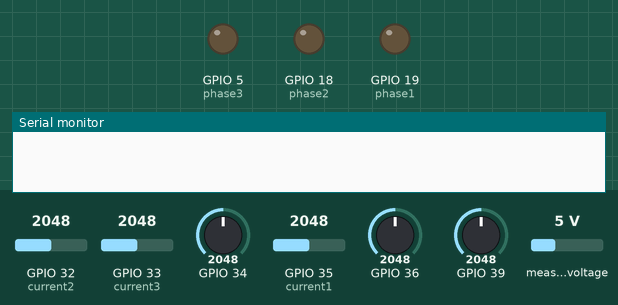
The sketch below on a simulated ESP32. Parts: output pins drawn as LEDs (lit = HIGH), the last lines printed to the serial monitor. The test bench sets the inputs (shaded band); at power-on: GPIO 32 (current2) = 2048, GPIO 33 (current3) = 2048, GPIO 34 = 2048, GPIO 35 (current1) = 2048, GPIO 36 = 2048, GPIO 39 = 2048, measured voltage 5 V. WiFi joins after 1.5 s; servers stay silent unless stated.

Above: at 0.0 s.
At 2.2 s:
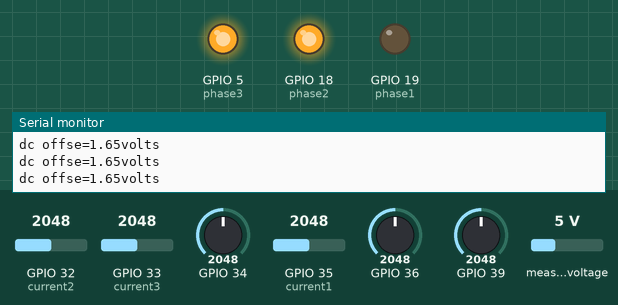
Timing chart, 0 to 3.7 s (numbered marks = the images above):
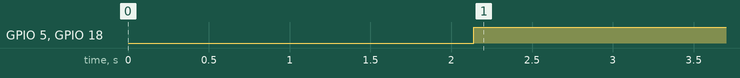

The sketch:

IOT3PHASE.ino
```cpp
#define BLYNK_PRINT Serial
#define phase1 19
#define phase2 18
#define phase3 5
#include <BlynkSimpleEsp32.h>
char auth[] = "fP0OSR_wtQMyXuQv7cCuWx7rvhgjutKp";  //Enter your Blynk Auth token
char ssid[] = "111111"; //Enter your WIFI SSID
char pass[] = "1234567890";
BlynkTimer timer;
#include<ZMPT101B.h>
ZMPT101B voltagesensor1(36);
ZMPT101B voltagesensor2(39);
ZMPT101B voltagesensor3(34);
#define current1 35
#define current2 32
#define current3 33
#define VPIN_BUTTON_1    V7
#define VPIN_BUTTON_2    V8
#define VPIN_BUTTON_3    V9
float curr1,curr2,curr3;
int  a,b,c;
unsigned int dcoffsetsamples1=0;
unsigned int dcoffsetsamples2=0;
unsigned int dcoffsetsamples3=0;
const float voltagesenstivity =0.01027;
const float currentsensitivity=0.185;
const float ADCscale=4096.0;
const float vref=3.3;
float actcur1,actcur2,actcur3;
float volts1,volts2,volts3;
float power1,total;
float vrms1,vrms2,vrms3;
const float powerfactor=0.95;
float cu1[10],cu2[10],cu3[10];
int powers1[5],powers2[5],powers3[5];
void setup() {
  // put your setup code here, to run once:
Serial.begin(115200);
pinMode(current1,INPUT);
pinMode(current2,INPUT);
pinMode(current3,INPUT);
pinMode(phase1,OUTPUT);
pinMode(phase2,OUTPUT);
pinMode(phase3,OUTPUT);
digitalWrite(phase1,LOW);
digitalWrite(phase2,LOW);
digitalWrite(phase3,LOW);
  unsigned int accum1=0;
  for(int i=0;i<100;i++){
    accum1 += analogRead(36);
    delayMicroseconds(1000);
  }
  dcoffsetsamples1 =accum1/100;
  float dcoffsetvolts1= (dcoffsetsamples1 *vref)/ADCscale;
  voltagesensor1.setZeroPoint(dcoffsetsamples1);
  voltagesensor1.setSensitivity(voltagesenstivity );
  Serial.println(String("dc offse=")+dcoffsetvolts1+"volts");
  unsigned int accum2=0;
  for(int i=0;i<100;i++){
    accum2 += analogRead(39);
    delayMicroseconds(1000);
  }
  dcoffsetsamples2 =accum2/100;
  float dcoffsetvolts2= (dcoffsetsamples2 *vref)/ADCscale;
  voltagesensor2.setZeroPoint(dcoffsetsamples2);
  voltagesensor2.setSensitivity(voltagesenstivity );
  Serial.println(String("dc offse=")+dcoffsetvolts2+"volts");
  unsigned int accum3=0;
  for(int i=0;i<100;i++){
    accum3 += analogRead(34);
    delayMicroseconds(1000);
  }
  dcoffsetsamples3 =accum3/100;
  float dcoffsetvolts3= (dcoffsetsamples3 *vref)/ADCscale;
  voltagesensor3.setZeroPoint(dcoffsetsamples3);
  voltagesensor3.setSensitivity(voltagesenstivity );
  Serial.println(String("dc offse=")+dcoffsetvolts3+"volts");

  Blynk.begin(auth, ssid, pass, "blynk.cloud", 80);
  timer.setInterval(100L,voltage1);
  timer.setInterval(100L,voltage2);
  timer.setInterval(100L,voltage3);
  timer.setInterval(500L,currents1);
  timer.setInterval(500L,currents2);
  timer.setInterval(500L,currents3);
  timer.setInterval(600L,Power1);

  timer.setInterval(700L,units);
}
void voltage1(){
  vrms1= voltagesensor1.getVoltageAC(50);
  vrms1=(vrms1*1.414)/2;
 // Serial.println(vrms1);
  delay(1000);
  if(vrms1>100){
     volts1=230;
     Blynk.virtualWrite(V0,volts1);
     volts1=229;
     Blynk.virtualWrite(V0,volts1);
     volts1=232;
     Blynk.virtualWrite(V0,volts1);
    //Serial.println("THE MEASURED VOLTAGE IS:");
    //Serial.println(volts1);
  }
  else{
     volts1=0.00;
     Blynk.virtualWrite(V0,volts1);
   //Serial.println("THE MEASURED VOLTAGE IS:");
  //Serial.println(volts1);
  }
}
void voltage2(){
  vrms2= voltagesensor2.getVoltageAC(50);
  vrms2=(vrms2*1.414)/2;
  //Serial.println(vrms2);
  delay(1000);
  if(vrms2>90){
     volts2=230;
     Blynk.virtualWrite(V1,volts2);
     volts2=229;
     Blynk.virtualWrite(V1,volts2);
     volts2=232;
     Blynk.virtualWrite(V1,volts2);
    //Serial.println("THE MEASURED VOLTAGE IS 2:");
  // Serial.println(volts2);
  }
  else{
     volts2=0.00;
     Blynk.virtualWrite(V1,volts2);
   //Serial.println("THE MEASURED VOLTAGE IS 2:");
  //Serial.println(volts2);
  }
}
void voltage3(){
  vrms3= voltagesensor3.getVoltageAC(50);
  vrms3=(vrms3*1.414)/2;
  //Serial.println(vrms);
  delay(1000);
  if(vrms3>90){
     volts3=230;
     Blynk.virtualWrite(V2,volts3);
     volts3=229;
     Blynk.virtualWrite(V2,volts3);
     volts3=232;
     Blynk.virtualWrite(V2,volts3);
    //Serial.println("THE MEASURED VOLTAGE IS:");
   // Serial.println(volts);
  }
  else{
     volts3=0.00;
     Blynk.virtualWrite(V2,volts3);
   //Serial.println("THE MEASURED VOLTAGE IS:");
  //Serial.println(volts);
  }
}
void currents1(){
curr1=analogRead(current1);
Serial.println(curr1);
float cur1=(curr1*vref)/ADCscale;
Serial.println("Current from sensor 1:");
Serial.println(cur1);
for(int i=0;i<10;i++){
 cu1[i]=cur1/currentsensitivity;
delay(10);
}
actcur1=(cu1[0]+cu1[1]+cu1[2]+cu1[3]+cu1[4]+cu1[5]+cu1[6]+cu1[7]+cu1[8]+cu1[9])/10;
Serial.println("THE MEASURED CURRENT1 IS:");
Serial.println(actcur1);
if(volts1==230 || volts1==229 || volts1==232) {
actcur1=0.45;
Blynk.virtualWrite(V3,actcur1);
delay(1000);
actcur1=0.55;
Blynk.virtualWrite(V3,actcur1);
delay(1000);
actcur1=0.52;
Blynk.virtualWrite(V3,actcur1);
delay(1000);
actcur1=0.43;
Blynk.virtualWrite(V3,actcur1);
delay(1000);
actcur1=0.45;
Blynk.virtualWrite(V3,actcur1);
delay(1000);
actcur1=0.43;
Blynk.virtualWrite(V3,actcur1);
delay(1000);
actcur1=0.421;
Blynk.virtualWrite(V3,actcur1);
delay(1000);
actcur1=0.48;
Blynk.virtualWrite(V3,actcur1);
delay(1000);
}
else{
  actcur1=0;
Blynk.virtualWrite(V3,actcur1);
delay(2000);
}
}
void currents2(){
curr2=analogRead(current2);
Serial.println(curr2);
float cur2=(curr2*vref)/ADCscale;
Serial.println("Current from sensor 2:");
Serial.println(cur2);
for(int i=0;i<10;i++){
 cu2[i]=cur2/currentsensitivity;
delay(10);
}
actcur2=(cu2[0]+cu2[1]+cu2[2]+cu2[3]+cu2[4]+cu2[5]+cu2[6]+cu2[7]+cu2[8]+cu2[9])/10;
Serial.println("THE MEASURED CURRENT2 IS:");
Serial.println(actcur2);
if(volts2==230 || volts2==229 || volts2==232) {
actcur2=0.0144;
Blynk.virtualWrite(V4,actcur2);
delay(1000);
actcur2=0.017;
Blynk.virtualWrite(V4,actcur2);
delay(1000);
actcur2=0.01;
Blynk.virtualWrite(V4,actcur2);
delay(1000);
actcur2=0.0147;
Blynk.virtualWrite(V4,actcur2);
delay(1000);
actcur2=0.07;
Blynk.virtualWrite(V4,actcur2);
delay(1000);
actcur2=0.010;
Blynk.virtualWrite(V4,actcur2);
delay(1000);
actcur2=0.018;
Blynk.virtualWrite(V4,actcur2);
delay(1000);
actcur2=0.07;
Blynk.virtualWrite(V4,actcur2);
delay(1000);
actcur2=0.012;
Blynk.virtualWrite(V4,actcur2);
delay(1000);
}
else{
 actcur2=0;
Blynk.virtualWrite(V4,actcur2);
delay(2000);
}
}
void currents3(){
curr3=analogRead(current3);
Serial.println(curr3);
float cur3=(curr3*vref)/ADCscale;
Serial.println("Current from sensor 3:");
Serial.println(cur3);
for(int i=0;i<10;i++){
 cu3[i]=cur3/currentsensitivity;
delay(10);
}
actcur3=(cu3[0]+cu3[1]+cu3[2]+cu3[3]+cu3[4]+cu3[5]+cu3[6]+cu3[7]+cu3[8]+cu3[9])/10;
Serial.println("THE MEASURED CURRENT 3 IS:");
Serial.println(actcur3);
if(volts3==230 || volts3==229 || volts3==232) {
actcur3=0.185;
Blynk.virtualWrite(V5,actcur3);
delay(1000);
actcur3=0.184;
Blynk.virtualWrite(V5,actcur3);
delay(1000);
actcur3=0.175;
Blynk.virtualWrite(V5,actcur3);
delay(1000);
actcur3=0.172;
Blynk.virtualWrite(V5,actcur3);
delay(1000);
actcur3=0.188;
Blynk.virtualWrite(V5,actcur3);
delay(1000);
actcur3=0.112;
Blynk.virtualWrite(V5,actcur3);
delay(1000);
actcur3=0.110;
Blynk.virtualWrite(V5,actcur3);
delay(1000);
actcur3=0.189;
Blynk.virtualWrite(V5,actcur3);
delay(1000);
actcur3=0.177;
Blynk.virtualWrite(V5,actcur3);
delay(1000);
actcur3=0.195;
Blynk.virtualWrite(V5,actcur3);
delay(1000);
}
else{
actcur3=0;
Blynk.virtualWrite(V5,actcur3);
delay(2000);
}
}
void Power1(){
  for (int i=0;i<5;i++){
 powers1[i]=(volts1*actcur1*powerfactor);
 delay(10);
}
float pows2=(volts2*actcur2*powerfactor);
float pows3=(volts3*actcur3*powerfactor);
power1=(powers1[0]+powers1[1]+powers1[2]+powers1[3]+powers1[4])/5;
total=power1+pows2+pows3;
Blynk.virtualWrite(V6,total);
}
/*float Power2(){
  for (int i=0;i<5;i++){
 powers2[i]=(volts2*actcur2*powerfactor);

 delay(10);
}
float power2=(powers2[0]+powers2[1]+powers2[2]+powers2[3]+powers2[4])/5;
 return powers2;
}
float Power3(){
  for (int i=0;i<5;i++){
 powers3[i]=(volts3*actcur3*powerfactor);
 delay(10);
}
float power3=(powers3[0]+powers3[1]+powers3[2]+powers3[3]+powers3[4])/5;
return power3;
}
*/
void units(){
  float unit,amt;
  for(int i=0;i<60;i++){
    unit=total;
  }
  if(unit==100){
    Blynk.logEvent("unit_cost" , String("YOU CONSUMED 100 UNITS AND SO FREE OF COSTS "));
  }
  else{
    amt=unit-100;
  }
  if(amt<1000){
    float amount=amt*50;
    Blynk.logEvent("unit_cost", String("YOU CONSUMED ")+amt+String("UNITS AND THE PAYABLE AMOUNT IS:")+amount);
  }
}
BLYNK_CONNECTED() {
  // Request the latest state from the server
  Blynk.syncVirtual(VPIN_BUTTON_1);
  Blynk.syncVirtual(VPIN_BUTTON_2);
  Blynk.syncVirtual(VPIN_BUTTON_3);

}
BLYNK_WRITE(VPIN_BUTTON_1) {
  a = param.asInt();
  digitalWrite(phase1,a);
}

BLYNK_WRITE(VPIN_BUTTON_2) {
  b= param.asInt();
  digitalWrite(phase2,b);
}

BLYNK_WRITE(VPIN_BUTTON_3) {
  c= param.asInt();
  digitalWrite(phase3,c);
}

void loop() {
  // put your main code here, to run repeatedly:
Blynk.run();
timer.run();
if(volts2==0 && volts3==0 || volts1<240){
 digitalWrite(phase1,LOW);
 digitalWrite(phase2,HIGH);
 digitalWrite(phase3,HIGH);
}
}
```

Measured:
- by itself, GPIO 5 (phase3), GPIO 18 (phase2): LOW → HIGH at 2.1 s
